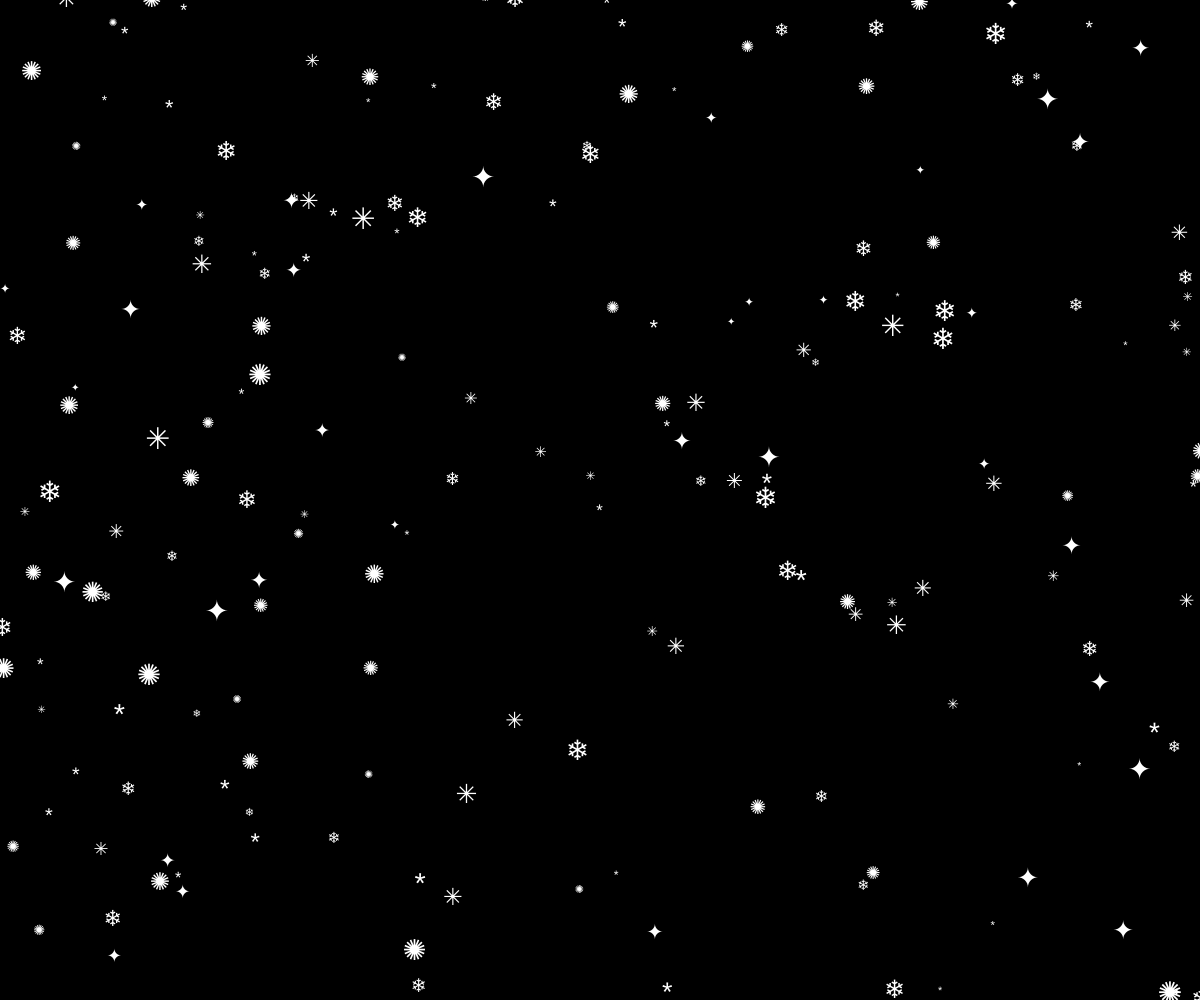
Frame 1 (no input)
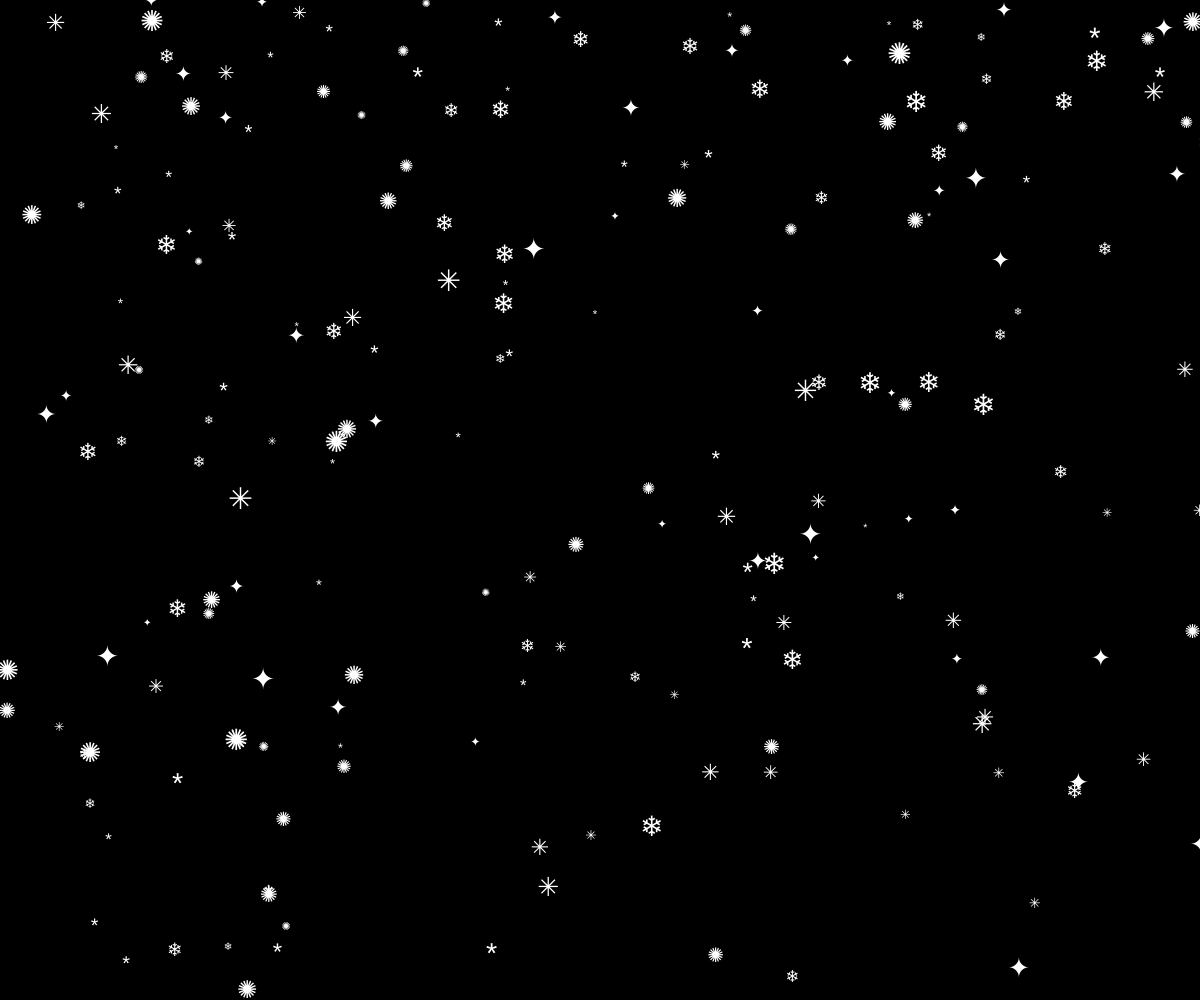
Frame 60 (no input)
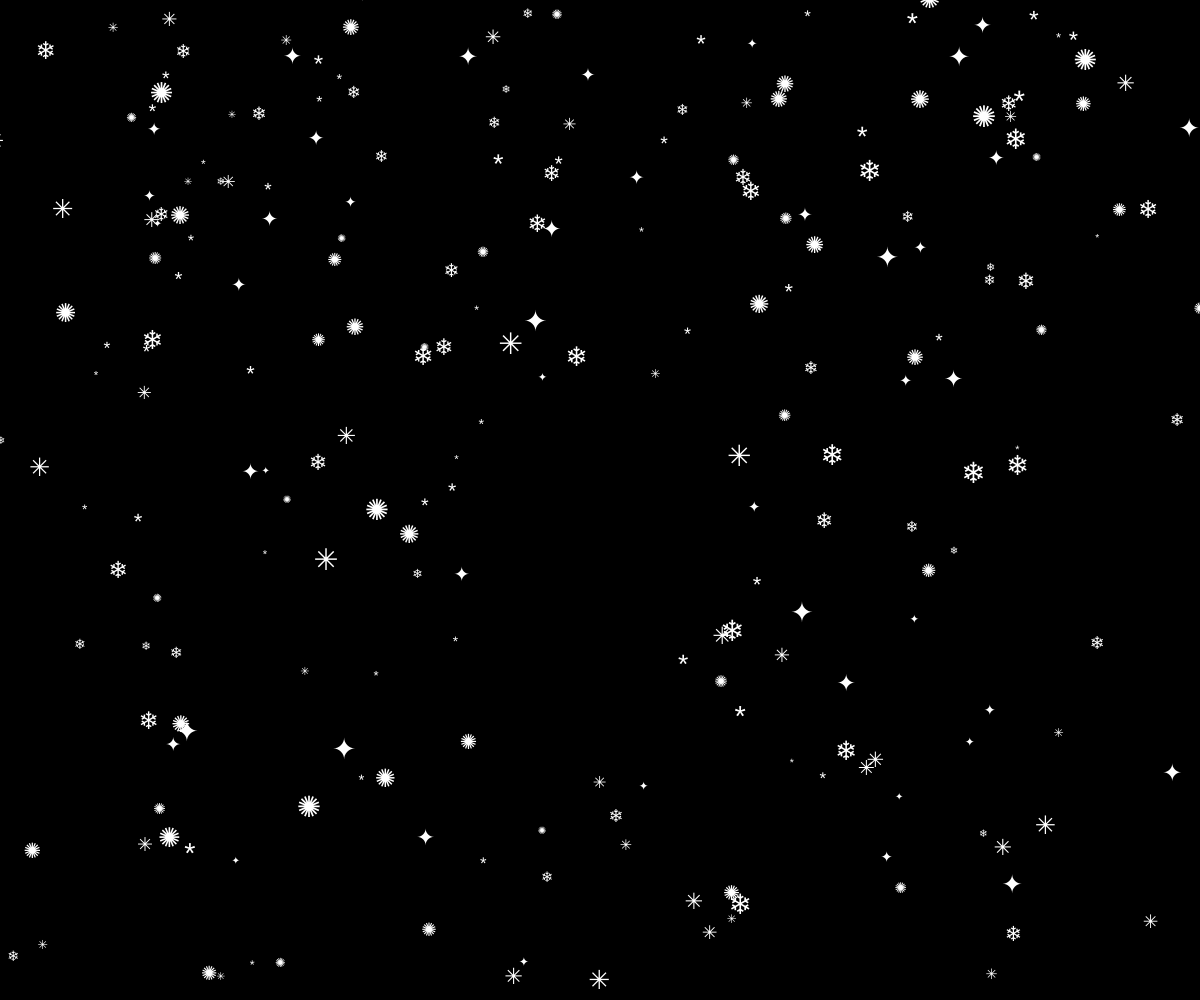
Frame 120 (the mouse pressed at the canvas centre since frame 60)

The p5.js sketch that drew these frames (run headless with seeded random() and noise() and a simulated clock; from frame 60 on, the mouse is pressed at the canvas centre):

// p5.js sketch
// ── sketch.js
let fiocchi = [];
let caratteri = "*❄✳✺✦".split("");

function setup() {
	createCanvas(windowWidth, windowHeight);
	for (let i = 0; i < 400; i++) {
		let dim = random(10, 30);
		fiocchi[i] = {
			px: random(0, width),
			py: random(-height, height),
			dim1: dim,
			vel: map(dim, 10, 30, 4, 1),
			chr: caratteri[int(random(caratteri.length))],
			windOffset: random(TWO_PI), 
		};
	}
}

function windowResized() {
	resizeCanvas(windowWidth, windowHeight);
}

function draw() {
	background(0);
	fill(255);
	textAlign(CENTER, CENTER);

	for (let i = 0; i < fiocchi.length; i++) {
		let f = fiocchi[i];

		// Movimento verticale
		f.py += f.vel;

		// Effetto vento dolce
		let vento = sin(frameCount * 0.01 + f.windOffset) * 1.5;
		f.px += vento;

		// Interazione col mouse (repulsione)
		let dx = mouseX - f.px;
		let dy = mouseY - f.py;
		let distanza = sqrt(dx * dx + dy * dy);
		if (distanza < 150) {
			let forza = (150 - distanza) / 150;
			f.px -= dx * forza * 0.2;
			f.py -= dy * forza * 0.2;
		}

		// Reset fiocchi usciti dallo schermo
		if (f.py > height) {
			f.py = 0;
			f.px = random(width);
		}

		// Disegno del fiocco
		textSize(f.dim1);
		text(f.chr, f.px, f.py);
	}
}
